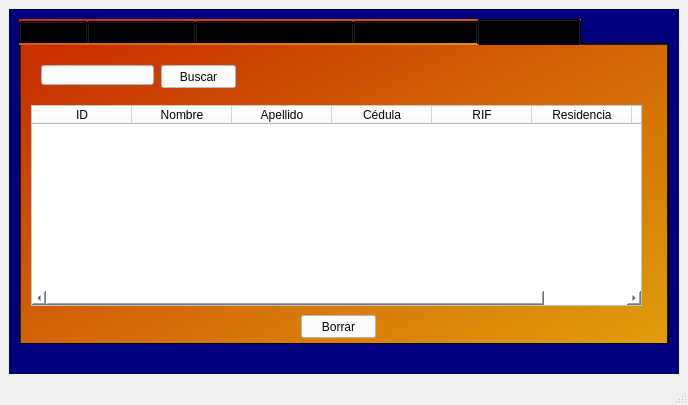
<?xml version="1.0" encoding="UTF-8"?>
<ui version="4.0">
 <class>Clientes</class>
 <widget class="QMainWindow" name="Clientes">
  <property name="geometry">
   <rect>
    <x>0</x>
    <y>0</y>
    <width>688</width>
    <height>405</height>
   </rect>
  </property>
  <property name="windowTitle">
   <string>MainWindow</string>
  </property>
  <widget class="QWidget" name="centralwidget">
   <layout class="QVBoxLayout" name="verticalLayout_2">
    <item>
     <widget class="QFrame" name="frame">
      <property name="styleSheet">
       <string notr="true">background-color: rgb(0, 0, 127);</string>
      </property>
      <property name="frameShape">
       <enum>QFrame::StyledPanel</enum>
      </property>
      <property name="frameShadow">
       <enum>QFrame::Raised</enum>
      </property>
      <widget class="QTabWidget" name="Clientes_t">
       <property name="geometry">
        <rect>
         <x>10</x>
         <y>10</y>
         <width>650</width>
         <height>326</height>
        </rect>
       </property>
       <property name="styleSheet">
        <string notr="true">
background-color: qlineargradient(spread:pad, x1:0.011, y1:0.0962727, x2:1, y2:1, stop:0 rgba(201, 50, 0, 255), stop:1 rgba(223, 158, 12, 255));</string>
       </property>
       <property name="currentIndex">
        <number>4</number>
       </property>
       <property name="iconSize">
        <size>
         <width>18</width>
         <height>18</height>
        </size>
       </property>
       <widget class="QWidget" name="Clientes_t1">
        <attribute name="title">
         <string>Clientes</string>
        </attribute>
        <widget class="QPushButton" name="refrescar_t1">
         <property name="geometry">
          <rect>
           <x>280</x>
           <y>270</y>
           <width>75</width>
           <height>23</height>
          </rect>
         </property>
         <property name="styleSheet">
          <string notr="true">background-color:white;</string>
         </property>
         <property name="text">
          <string>Refrescar</string>
         </property>
        </widget>
        <widget class="QTableWidget" name="tableWidget_4">
         <property name="geometry">
          <rect>
           <x>10</x>
           <y>60</y>
           <width>611</width>
           <height>201</height>
          </rect>
         </property>
         <property name="styleSheet">
          <string notr="true">background-color:rgb(255, 255, 255);</string>
         </property>
         <column>
          <property name="text">
           <string>ID</string>
          </property>
         </column>
         <column>
          <property name="text">
           <string>Nombre</string>
          </property>
         </column>
         <column>
          <property name="text">
           <string>Apellido</string>
          </property>
         </column>
         <column>
          <property name="text">
           <string>Cédula</string>
          </property>
         </column>
         <column>
          <property name="text">
           <string>RIF</string>
          </property>
         </column>
         <column>
          <property name="text">
           <string>Residencia</string>
          </property>
         </column>
         <column>
          <property name="text">
           <string>Telefono</string>
          </property>
         </column>
        </widget>
       </widget>
       <widget class="QWidget" name="Clientes_t2">
        <attribute name="title">
         <string>Buscar Clientes</string>
        </attribute>
        <widget class="QTableWidget" name="tableWidget_2">
         <property name="geometry">
          <rect>
           <x>10</x>
           <y>60</y>
           <width>611</width>
           <height>201</height>
          </rect>
         </property>
         <property name="styleSheet">
          <string notr="true">background-color:rgb(255, 255, 255);</string>
         </property>
         <column>
          <property name="text">
           <string>ID</string>
          </property>
         </column>
         <column>
          <property name="text">
           <string>Nombre</string>
          </property>
         </column>
         <column>
          <property name="text">
           <string>Apellido</string>
          </property>
         </column>
         <column>
          <property name="text">
           <string>Cédula</string>
          </property>
         </column>
         <column>
          <property name="text">
           <string>RIF</string>
          </property>
         </column>
         <column>
          <property name="text">
           <string>Residencia</string>
          </property>
         </column>
         <column>
          <property name="text">
           <string>Telefono</string>
          </property>
         </column>
        </widget>
        <widget class="QLineEdit" name="lineEdit">
         <property name="geometry">
          <rect>
           <x>20</x>
           <y>20</y>
           <width>113</width>
           <height>20</height>
          </rect>
         </property>
         <property name="styleSheet">
          <string notr="true">background-color:white;</string>
         </property>
         <property name="placeholderText">
          <string>ID Cliente</string>
         </property>
        </widget>
        <widget class="QPushButton" name="Buscar_t2">
         <property name="geometry">
          <rect>
           <x>280</x>
           <y>270</y>
           <width>75</width>
           <height>23</height>
          </rect>
         </property>
         <property name="styleSheet">
          <string notr="true">background-color:white;
</string>
         </property>
         <property name="text">
          <string>Buscar</string>
         </property>
        </widget>
        <widget class="QPushButton" name="pushButton_6">
         <property name="geometry">
          <rect>
           <x>140</x>
           <y>20</y>
           <width>75</width>
           <height>23</height>
          </rect>
         </property>
         <property name="styleSheet">
          <string notr="true">background-color:white;</string>
         </property>
         <property name="text">
          <string>Buscar</string>
         </property>
        </widget>
       </widget>
       <widget class="QWidget" name="Clientes_t3">
        <attribute name="title">
         <string>Agregar Nuevos Clientes</string>
        </attribute>
        <widget class="QFrame" name="frame_2">
         <property name="geometry">
          <rect>
           <x>20</x>
           <y>30</y>
           <width>551</width>
           <height>211</height>
          </rect>
         </property>
         <property name="styleSheet">
          <string notr="true">background-color: rgb(255, 255, 255);</string>
         </property>
         <property name="frameShape">
          <enum>QFrame::StyledPanel</enum>
         </property>
         <property name="frameShadow">
          <enum>QFrame::Raised</enum>
         </property>
         <widget class="QWidget" name="layoutWidget">
          <property name="geometry">
           <rect>
            <x>240</x>
            <y>20</y>
            <width>135</width>
            <height>181</height>
           </rect>
          </property>
          <layout class="QVBoxLayout" name="verticalLayout_3">
           <item>
            <widget class="QLineEdit" name="lineEdit_18"/>
           </item>
           <item>
            <widget class="QLineEdit" name="lineEdit_19"/>
           </item>
           <item>
            <widget class="QLineEdit" name="lineEdit_20"/>
           </item>
           <item>
            <widget class="QLineEdit" name="lineEdit_21"/>
           </item>
           <item>
            <widget class="QLineEdit" name="lineEdit_22"/>
           </item>
           <item>
            <widget class="QLineEdit" name="lineEdit_23"/>
           </item>
           <item>
            <widget class="QLineEdit" name="lineEdit_17"/>
           </item>
          </layout>
         </widget>
         <widget class="QWidget" name="layoutWidget_2">
          <property name="geometry">
           <rect>
            <x>170</x>
            <y>20</y>
            <width>61</width>
            <height>181</height>
           </rect>
          </property>
          <layout class="QVBoxLayout" name="verticalLayout_6">
           <item>
            <widget class="QLabel" name="label">
             <property name="text">
              <string>ID</string>
             </property>
            </widget>
           </item>
           <item>
            <widget class="QLabel" name="label_2">
             <property name="text">
              <string>Nombre</string>
             </property>
            </widget>
           </item>
           <item>
            <widget class="QLabel" name="label_3">
             <property name="text">
              <string>Apellido</string>
             </property>
            </widget>
           </item>
           <item>
            <widget class="QLabel" name="label_4">
             <property name="text">
              <string>Cédula</string>
             </property>
            </widget>
           </item>
           <item>
            <widget class="QLabel" name="label_5">
             <property name="text">
              <string>RIF</string>
             </property>
            </widget>
           </item>
           <item>
            <widget class="QLabel" name="label_6">
             <property name="text">
              <string>Residencia</string>
             </property>
            </widget>
           </item>
           <item>
            <widget class="QLabel" name="label_14">
             <property name="text">
              <string>Telefono</string>
             </property>
            </widget>
           </item>
          </layout>
         </widget>
        </widget>
        <widget class="QPushButton" name="pushButton">
         <property name="geometry">
          <rect>
           <x>260</x>
           <y>250</y>
           <width>75</width>
           <height>23</height>
          </rect>
         </property>
         <property name="styleSheet">
          <string notr="true">background-color:white;</string>
         </property>
         <property name="text">
          <string>Agregar</string>
         </property>
        </widget>
       </widget>
       <widget class="QWidget" name="Clientes_t4">
        <attribute name="title">
         <string>Actualizar Clientes</string>
        </attribute>
        <widget class="QFrame" name="frame_3">
         <property name="geometry">
          <rect>
           <x>240</x>
           <y>50</y>
           <width>311</width>
           <height>211</height>
          </rect>
         </property>
         <property name="styleSheet">
          <string notr="true">background-color: rgb(255, 255, 255);</string>
         </property>
         <property name="frameShape">
          <enum>QFrame::StyledPanel</enum>
         </property>
         <property name="frameShadow">
          <enum>QFrame::Raised</enum>
         </property>
         <widget class="QWidget" name="layoutWidget_3">
          <property name="geometry">
           <rect>
            <x>50</x>
            <y>20</y>
            <width>61</width>
            <height>181</height>
           </rect>
          </property>
          <layout class="QVBoxLayout" name="verticalLayout_7">
           <item>
            <widget class="QLabel" name="label_7">
             <property name="text">
              <string>ID</string>
             </property>
            </widget>
           </item>
           <item>
            <widget class="QLabel" name="label_8">
             <property name="text">
              <string>Nombre</string>
             </property>
            </widget>
           </item>
           <item>
            <widget class="QLabel" name="label_9">
             <property name="text">
              <string>Apellido</string>
             </property>
            </widget>
           </item>
           <item>
            <widget class="QLabel" name="label_10">
             <property name="text">
              <string>Cédula</string>
             </property>
            </widget>
           </item>
           <item>
            <widget class="QLabel" name="label_11">
             <property name="text">
              <string>RIF</string>
             </property>
            </widget>
           </item>
           <item>
            <widget class="QLabel" name="label_12">
             <property name="text">
              <string>Residencia</string>
             </property>
            </widget>
           </item>
           <item>
            <widget class="QLabel" name="label_15">
             <property name="text">
              <string>Telefono</string>
             </property>
            </widget>
           </item>
          </layout>
         </widget>
         <widget class="QWidget" name="layoutWidget_4">
          <property name="geometry">
           <rect>
            <x>120</x>
            <y>20</y>
            <width>135</width>
            <height>181</height>
           </rect>
          </property>
          <layout class="QVBoxLayout" name="verticalLayout_4">
           <item>
            <widget class="QLineEdit" name="lineEdit_24"/>
           </item>
           <item>
            <widget class="QLineEdit" name="lineEdit_25"/>
           </item>
           <item>
            <widget class="QLineEdit" name="lineEdit_26"/>
           </item>
           <item>
            <widget class="QLineEdit" name="lineEdit_27"/>
           </item>
           <item>
            <widget class="QLineEdit" name="lineEdit_28"/>
           </item>
           <item>
            <widget class="QLineEdit" name="lineEdit_29"/>
           </item>
           <item>
            <widget class="QLineEdit" name="lineEdit_30"/>
           </item>
          </layout>
         </widget>
        </widget>
        <widget class="QPushButton" name="pushButton_3">
         <property name="geometry">
          <rect>
           <x>340</x>
           <y>300</y>
           <width>181</width>
           <height>23</height>
          </rect>
         </property>
         <property name="text">
          <string>Actualizar</string>
         </property>
        </widget>
        <widget class="QWidget" name="layoutWidget_5">
         <property name="geometry">
          <rect>
           <x>30</x>
           <y>120</y>
           <width>183</width>
           <height>70</height>
          </rect>
         </property>
         <layout class="QVBoxLayout" name="verticalLayout">
          <item>
           <widget class="QLabel" name="label_13">
            <property name="styleSheet">
             <string notr="true">background-color: rgb(255, 255, 255);</string>
            </property>
            <property name="text">
             <string>INGRESE EL ID DEL CLIENTE</string>
            </property>
           </widget>
          </item>
          <item>
           <widget class="QLineEdit" name="lineEdit_15">
            <property name="styleSheet">
             <string notr="true">background-color:white;</string>
            </property>
           </widget>
          </item>
          <item>
           <widget class="QPushButton" name="pushButton_2">
            <property name="styleSheet">
             <string notr="true">background-color:white;
</string>
            </property>
            <property name="text">
             <string>Buscar</string>
            </property>
           </widget>
          </item>
         </layout>
        </widget>
       </widget>
       <widget class="QWidget" name="Clientes_t5">
        <attribute name="title">
         <string>Borrar Clientes</string>
        </attribute>
        <widget class="QPushButton" name="pushButton_4">
         <property name="geometry">
          <rect>
           <x>280</x>
           <y>270</y>
           <width>75</width>
           <height>23</height>
          </rect>
         </property>
         <property name="styleSheet">
          <string notr="true">background-color:white;</string>
         </property>
         <property name="text">
          <string>Borrar</string>
         </property>
        </widget>
        <widget class="QPushButton" name="pushButton_5">
         <property name="geometry">
          <rect>
           <x>140</x>
           <y>20</y>
           <width>75</width>
           <height>23</height>
          </rect>
         </property>
         <property name="styleSheet">
          <string notr="true">background-color:white;</string>
         </property>
         <property name="text">
          <string>Buscar</string>
         </property>
        </widget>
        <widget class="QLineEdit" name="lineEdit_16">
         <property name="geometry">
          <rect>
           <x>20</x>
           <y>20</y>
           <width>113</width>
           <height>20</height>
          </rect>
         </property>
         <property name="styleSheet">
          <string notr="true">background-color:white;</string>
         </property>
        </widget>
        <widget class="QTableWidget" name="tableWidget_3">
         <property name="geometry">
          <rect>
           <x>10</x>
           <y>60</y>
           <width>611</width>
           <height>201</height>
          </rect>
         </property>
         <property name="styleSheet">
          <string notr="true">background-color:rgb(255, 255, 255);</string>
         </property>
         <column>
          <property name="text">
           <string>ID</string>
          </property>
         </column>
         <column>
          <property name="text">
           <string>Nombre</string>
          </property>
         </column>
         <column>
          <property name="text">
           <string>Apellido</string>
          </property>
         </column>
         <column>
          <property name="text">
           <string>Cédula</string>
          </property>
         </column>
         <column>
          <property name="text">
           <string>RIF</string>
          </property>
         </column>
         <column>
          <property name="text">
           <string>Residencia</string>
          </property>
         </column>
         <column>
          <property name="text">
           <string>Telefono</string>
          </property>
         </column>
        </widget>
       </widget>
      </widget>
     </widget>
    </item>
   </layout>
  </widget>
  <widget class="QMenuBar" name="menubar">
   <property name="geometry">
    <rect>
     <x>0</x>
     <y>0</y>
     <width>688</width>
     <height>21</height>
    </rect>
   </property>
  </widget>
  <widget class="QStatusBar" name="statusbar"/>
 </widget>
 <resources/>
 <connections/>
</ui>
